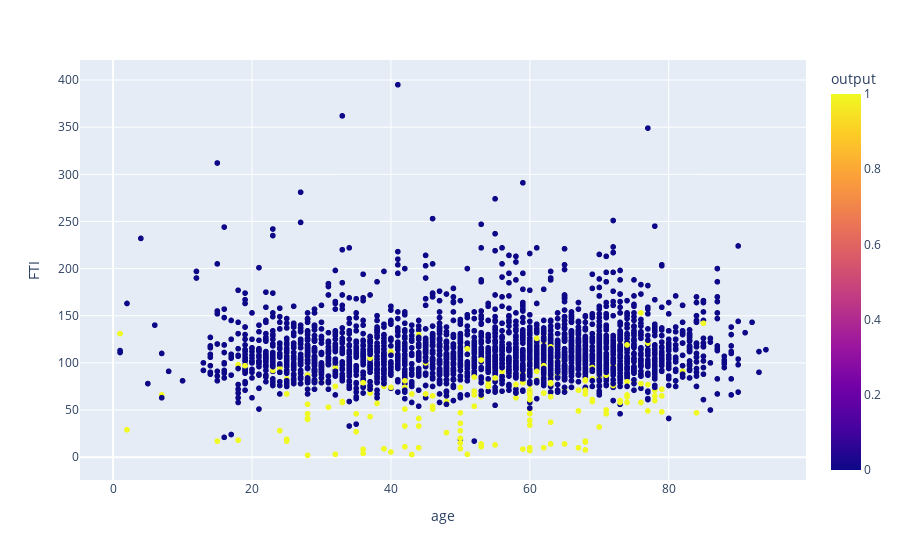

The cell this chart's notebook holds for it:
### Code cell
sket('FTI')

### Figure 1 — Plotly figure (JSON) as saved in the notebook; plotly's stock layout.template omitted (floating-point values rounded to 4 significant figures; data arrays with more than 128 entries replaced by an {"elided": "..."} marker saying what was removed)
{"data": [{"hovertemplate": "age=%{x}<br>FTI=%{y}<br>output=%{marker.color}<extra></extra>", "legendgroup": "", "marker": {"color": {"elided": "2749 int values"}, "coloraxis": "coloraxis", "symbol": "circle"}, "mode": "markers", "name": "", "showlegend": false, "type": "scattergl", "x": {"elided": "2749 int values"}, "xaxis": "x", "y": {"elided": "2749 float values"}, "yaxis": "y"}], "layout": {"coloraxis": {"colorbar": {"title": {"text": "output"}}, "colorscale": [[0, "#0d0887"], [0.1111, "#46039f"], [0.2222, "#7201a8"], [0.3333, "#9c179e"], [0.4444, "#bd3786"], [0.5556, "#d8576b"], [0.6667, "#ed7953"], [0.7778, "#fb9f3a"], [0.8889, "#fdca26"], [1, "#f0f921"]]}, "legend": {"tracegroupgap": 0}, "margin": {"t": 60}, "xaxis": {"anchor": "y", "domain": [0, 1], "title": {"text": "age"}}, "yaxis": {"anchor": "x", "domain": [0, 1], "title": {"text": "FTI"}}}}
